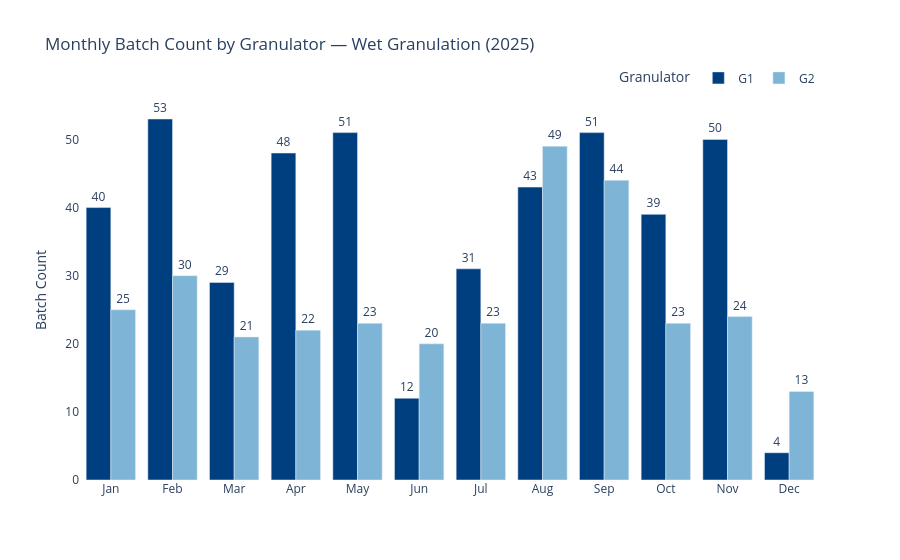

Notebook code for this chart:
### Code cell
month_order = ['Jan', 'Feb', 'Mar', 'Apr', 'May', 'Jun',
               'Jul', 'Aug', 'Sep', 'Oct', 'Nov', 'Dec']

df_wet_gran_monthly['month_short'] = pd.Categorical(
    df_wet_gran_monthly['month_short'],
    categories=month_order,
    ordered=True
)
df_wet_gran_monthly = df_wet_gran_monthly.sort_values('month_short')

fig = px.bar(
    df_wet_gran_monthly,
    x='month_short',
    y='batch_count',
    color='machine_name',
    barmode='group',
    title='Monthly Batch Count by Granulator — Wet Granulation (2025)',
    labels={
        'batch_count': 'Batch Count',
        'month_short': '',
        'machine_name': 'Granulator'
    },
    text='batch_count',
    color_discrete_map={
        'G1': '#003f7f',
        'G2': '#7eb5d6'
    }
)

fig.update_traces(textposition='outside')
fig.update_layout(
    plot_bgcolor='white',
    xaxis=dict(showgrid=False),
    yaxis=dict(showgrid=False, title='Batch Count'),
    legend=dict(orientation='h', yanchor='bottom', y=1.02, xanchor='right', x=1)
)
fig.show()

### Figure 1 — Plotly figure (JSON) as saved in the notebook; plotly's stock layout.template omitted (floating-point values rounded to 4 significant figures)
{"data": [{"alignmentgroup": "True", "hovertemplate": "Granulator=G1<br>=%{x}<br>Batch Count=%{text}<extra></extra>", "legendgroup": "G1", "marker": {"color": "#003f7f", "pattern": {"shape": ""}}, "name": "G1", "offsetgroup": "G1", "orientation": "v", "showlegend": true, "text": [40.0, 53.0, 29.0, 48.0, 51.0, 12.0, 31.0, 43.0, 51.0, 39.0, 50.0, 4.0], "textposition": "outside", "type": "bar", "x": ["Jan", "Feb", "Mar", "Apr", "May", "Jun", "Jul", "Aug", "Sep", "Oct", "Nov", "Dec"], "xaxis": "x", "y": [40, 53, 29, 48, 51, 12, 31, 43, 51, 39, 50, 4], "yaxis": "y"}, {"alignmentgroup": "True", "hovertemplate": "Granulator=G2<br>=%{x}<br>Batch Count=%{text}<extra></extra>", "legendgroup": "G2", "marker": {"color": "#7eb5d6", "pattern": {"shape": ""}}, "name": "G2", "offsetgroup": "G2", "orientation": "v", "showlegend": true, "text": [25.0, 30.0, 21.0, 22.0, 23.0, 20.0, 23.0, 49.0, 44.0, 23.0, 24.0, 13.0], "textposition": "outside", "type": "bar", "x": ["Jan", "Feb", "Mar", "Apr", "May", "Jun", "Jul", "Aug", "Sep", "Oct", "Nov", "Dec"], "xaxis": "x", "y": [25, 30, 21, 22, 23, 20, 23, 49, 44, 23, 24, 13], "yaxis": "y"}], "layout": {"barmode": "group", "legend": {"orientation": "h", "title": {"text": "Granulator"}, "tracegroupgap": 0, "x": 1, "xanchor": "right", "y": 1.02, "yanchor": "bottom"}, "plot_bgcolor": "white", "title": {"text": "Monthly Batch Count by Granulator — Wet Granulation (2025)"}, "xaxis": {"anchor": "y", "domain": [0, 1], "showgrid": false, "title": {"text": ""}}, "yaxis": {"anchor": "x", "domain": [0, 1], "showgrid": false, "title": {"text": "Batch Count"}}}}
